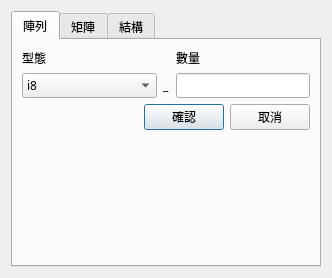
<?xml version="1.0" encoding="UTF-8"?>
<ui version="4.0">
 <class>HmiNewDataDialog</class>
 <widget class="QDialog" name="HmiNewDataDialog">
  <property name="geometry">
   <rect>
    <x>0</x>
    <y>0</y>
    <width>332</width>
    <height>278</height>
   </rect>
  </property>
  <property name="font">
   <font>
    <family>微軟正黑體</family>
   </font>
  </property>
  <property name="windowTitle">
   <string>新增資料視窗</string>
  </property>
  <property name="modal">
   <bool>true</bool>
  </property>
  <layout class="QVBoxLayout" name="verticalLayout_4">
   <item>
    <widget class="QTabWidget" name="tabWidget">
     <property name="currentIndex">
      <number>0</number>
     </property>
     <widget class="QWidget" name="tab_array">
      <attribute name="title">
       <string>陣列</string>
      </attribute>
      <layout class="QVBoxLayout" name="verticalLayout_3">
       <item>
        <layout class="QGridLayout" name="gridLayout_5">
         <item row="1" column="1">
          <widget class="QLabel" name="label_abar">
           <property name="text">
            <string>_</string>
           </property>
          </widget>
         </item>
         <item row="1" column="2">
          <widget class="QLineEdit" name="lineEdit_anum"/>
         </item>
         <item row="0" column="2">
          <widget class="QLabel" name="label_anum">
           <property name="text">
            <string>數量</string>
           </property>
          </widget>
         </item>
         <item row="0" column="0">
          <widget class="QLabel" name="label_atype">
           <property name="text">
            <string>型態</string>
           </property>
          </widget>
         </item>
         <item row="1" column="0">
          <widget class="QComboBox" name="comboBox_atype">
           <property name="sizePolicy">
            <sizepolicy hsizetype="Expanding" vsizetype="Fixed">
             <horstretch>0</horstretch>
             <verstretch>0</verstretch>
            </sizepolicy>
           </property>
           <item>
            <property name="text">
             <string>i8</string>
            </property>
           </item>
           <item>
            <property name="text">
             <string>i16</string>
            </property>
           </item>
           <item>
            <property name="text">
             <string>i32</string>
            </property>
           </item>
           <item>
            <property name="text">
             <string>i64</string>
            </property>
           </item>
           <item>
            <property name="text">
             <string>ui8</string>
            </property>
           </item>
           <item>
            <property name="text">
             <string>ui16</string>
            </property>
           </item>
           <item>
            <property name="text">
             <string>ui32</string>
            </property>
           </item>
           <item>
            <property name="text">
             <string>ui64</string>
            </property>
           </item>
           <item>
            <property name="text">
             <string>f32</string>
            </property>
           </item>
           <item>
            <property name="text">
             <string>f64</string>
            </property>
           </item>
          </widget>
         </item>
        </layout>
       </item>
       <item>
        <layout class="QGridLayout" name="gridLayout_6">
         <item row="0" column="2">
          <widget class="QPushButton" name="pushButton_aconfirm">
           <property name="text">
            <string>確認</string>
           </property>
          </widget>
         </item>
         <item row="0" column="1">
          <spacer name="horizontalSpacer_5">
           <property name="orientation">
            <enum>Qt::Horizontal</enum>
           </property>
           <property name="sizeHint" stdset="0">
            <size>
             <width>40</width>
             <height>20</height>
            </size>
           </property>
          </spacer>
         </item>
         <item row="0" column="3">
          <widget class="QPushButton" name="pushButton_aconsel">
           <property name="text">
            <string>取消</string>
           </property>
          </widget>
         </item>
         <item row="0" column="0">
          <spacer name="horizontalSpacer_6">
           <property name="orientation">
            <enum>Qt::Horizontal</enum>
           </property>
           <property name="sizeHint" stdset="0">
            <size>
             <width>40</width>
             <height>20</height>
            </size>
           </property>
          </spacer>
         </item>
        </layout>
       </item>
       <item>
        <spacer name="verticalSpacer_3">
         <property name="orientation">
          <enum>Qt::Vertical</enum>
         </property>
         <property name="sizeHint" stdset="0">
          <size>
           <width>20</width>
           <height>40</height>
          </size>
         </property>
        </spacer>
       </item>
      </layout>
     </widget>
     <widget class="QWidget" name="tab_matrix">
      <attribute name="title">
       <string>矩陣</string>
      </attribute>
      <layout class="QVBoxLayout" name="verticalLayout_2">
       <item>
        <layout class="QGridLayout" name="gridLayout">
         <item row="1" column="1">
          <widget class="QLabel" name="label_4">
           <property name="text">
            <string>_</string>
           </property>
          </widget>
         </item>
         <item row="1" column="3">
          <widget class="QLabel" name="label_3">
           <property name="text">
            <string>x</string>
           </property>
          </widget>
         </item>
         <item row="0" column="4">
          <widget class="QLabel" name="label_dim2">
           <property name="text">
            <string>Dim2</string>
           </property>
          </widget>
         </item>
         <item row="1" column="2">
          <widget class="QLineEdit" name="lineEdit_dim1"/>
         </item>
         <item row="0" column="2">
          <widget class="QLabel" name="label_dim1">
           <property name="text">
            <string>Dim1</string>
           </property>
          </widget>
         </item>
         <item row="1" column="4">
          <widget class="QLineEdit" name="lineEdit_dim2"/>
         </item>
         <item row="1" column="0">
          <widget class="QComboBox" name="comboBox_mtype">
           <property name="sizePolicy">
            <sizepolicy hsizetype="Expanding" vsizetype="Fixed">
             <horstretch>0</horstretch>
             <verstretch>0</verstretch>
            </sizepolicy>
           </property>
           <item>
            <property name="text">
             <string>i8</string>
            </property>
           </item>
           <item>
            <property name="text">
             <string>i16</string>
            </property>
           </item>
           <item>
            <property name="text">
             <string>i32</string>
            </property>
           </item>
           <item>
            <property name="text">
             <string>i64</string>
            </property>
           </item>
           <item>
            <property name="text">
             <string>ui8</string>
            </property>
           </item>
           <item>
            <property name="text">
             <string>ui16</string>
            </property>
           </item>
           <item>
            <property name="text">
             <string>ui32</string>
            </property>
           </item>
           <item>
            <property name="text">
             <string>ui64</string>
            </property>
           </item>
           <item>
            <property name="text">
             <string>f32</string>
            </property>
           </item>
           <item>
            <property name="text">
             <string>f64</string>
            </property>
           </item>
          </widget>
         </item>
         <item row="0" column="0">
          <widget class="QLabel" name="label_mtype">
           <property name="text">
            <string>型態</string>
           </property>
          </widget>
         </item>
        </layout>
       </item>
       <item>
        <layout class="QGridLayout" name="gridLayout_3">
         <item row="0" column="2">
          <widget class="QPushButton" name="pushButton_mconfirm">
           <property name="text">
            <string>確認</string>
           </property>
          </widget>
         </item>
         <item row="0" column="1">
          <spacer name="horizontalSpacer">
           <property name="orientation">
            <enum>Qt::Horizontal</enum>
           </property>
           <property name="sizeHint" stdset="0">
            <size>
             <width>40</width>
             <height>20</height>
            </size>
           </property>
          </spacer>
         </item>
         <item row="0" column="3">
          <widget class="QPushButton" name="pushButton_mconsel">
           <property name="text">
            <string>取消</string>
           </property>
          </widget>
         </item>
         <item row="0" column="0">
          <spacer name="horizontalSpacer_2">
           <property name="orientation">
            <enum>Qt::Horizontal</enum>
           </property>
           <property name="sizeHint" stdset="0">
            <size>
             <width>40</width>
             <height>20</height>
            </size>
           </property>
          </spacer>
         </item>
        </layout>
       </item>
       <item>
        <spacer name="verticalSpacer_2">
         <property name="orientation">
          <enum>Qt::Vertical</enum>
         </property>
         <property name="sizeHint" stdset="0">
          <size>
           <width>20</width>
           <height>40</height>
          </size>
         </property>
        </spacer>
       </item>
      </layout>
     </widget>
     <widget class="QWidget" name="tab_struct">
      <attribute name="title">
       <string>結構</string>
      </attribute>
      <layout class="QVBoxLayout" name="verticalLayout">
       <item>
        <layout class="QGridLayout" name="gridLayout_struct">
         <item row="0" column="1">
          <layout class="QHBoxLayout" name="horizontalLayout">
           <item>
            <widget class="QLabel" name="label_7">
             <property name="text">
              <string>型態</string>
             </property>
            </widget>
           </item>
           <item>
            <widget class="QLabel" name="label_6">
             <property name="text">
              <string>數量</string>
             </property>
            </widget>
           </item>
          </layout>
         </item>
         <item row="0" column="0">
          <widget class="QLabel" name="label_8">
           <property name="text">
            <string>TextLabel</string>
           </property>
          </widget>
         </item>
        </layout>
       </item>
       <item>
        <layout class="QHBoxLayout" name="horizontalLayout_2">
         <item>
          <spacer name="horizontalSpacer_4">
           <property name="orientation">
            <enum>Qt::Horizontal</enum>
           </property>
           <property name="sizeHint" stdset="0">
            <size>
             <width>40</width>
             <height>20</height>
            </size>
           </property>
          </spacer>
         </item>
         <item>
          <spacer name="horizontalSpacer_3">
           <property name="orientation">
            <enum>Qt::Horizontal</enum>
           </property>
           <property name="sizeHint" stdset="0">
            <size>
             <width>40</width>
             <height>20</height>
            </size>
           </property>
          </spacer>
         </item>
         <item>
          <widget class="QPushButton" name="pushButton_sconfirm">
           <property name="text">
            <string>確認</string>
           </property>
          </widget>
         </item>
         <item>
          <widget class="QPushButton" name="pushButton_sconsel">
           <property name="text">
            <string>取消</string>
           </property>
          </widget>
         </item>
        </layout>
       </item>
       <item>
        <spacer name="verticalSpacer">
         <property name="orientation">
          <enum>Qt::Vertical</enum>
         </property>
         <property name="sizeHint" stdset="0">
          <size>
           <width>20</width>
           <height>40</height>
          </size>
         </property>
        </spacer>
       </item>
      </layout>
     </widget>
    </widget>
   </item>
  </layout>
 </widget>
 <tabstops>
  <tabstop>tabWidget</tabstop>
  <tabstop>comboBox_atype</tabstop>
  <tabstop>lineEdit_anum</tabstop>
  <tabstop>pushButton_aconfirm</tabstop>
  <tabstop>pushButton_aconsel</tabstop>
  <tabstop>comboBox_mtype</tabstop>
  <tabstop>lineEdit_dim1</tabstop>
  <tabstop>lineEdit_dim2</tabstop>
  <tabstop>pushButton_mconfirm</tabstop>
  <tabstop>pushButton_mconsel</tabstop>
  <tabstop>pushButton_sconfirm</tabstop>
  <tabstop>pushButton_sconsel</tabstop>
 </tabstops>
 <resources/>
 <connections/>
</ui>
